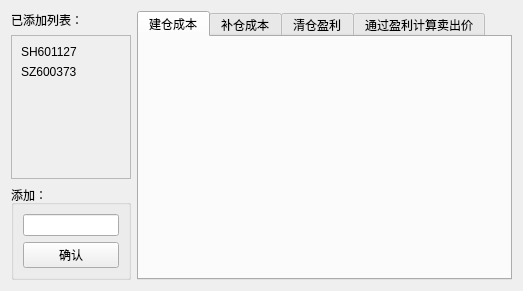
<?xml version="1.0" encoding="UTF-8"?>
<ui version="4.0">
 <class>Form</class>
 <widget class="QWidget" name="Form">
  <property name="geometry">
   <rect>
    <x>0</x>
    <y>0</y>
    <width>523</width>
    <height>291</height>
   </rect>
  </property>
  <property name="windowTitle">
   <string>Form</string>
  </property>
  <layout class="QGridLayout" name="gridLayout_3">
   <item row="2" column="0">
    <widget class="QGroupBox" name="groupBox">
     <property name="maximumSize">
      <size>
       <width>120</width>
       <height>16777215</height>
      </size>
     </property>
     <property name="title">
      <string>添加：</string>
     </property>
     <layout class="QGridLayout" name="gridLayout">
      <item row="1" column="0">
       <widget class="QPushButton" name="pushButton">
        <property name="text">
         <string>确认</string>
        </property>
       </widget>
      </item>
      <item row="0" column="0">
       <widget class="QLineEdit" name="lineEdit"/>
      </item>
     </layout>
    </widget>
   </item>
   <item row="0" column="1" rowspan="3">
    <widget class="QTabWidget" name="tabWidget">
     <property name="currentIndex">
      <number>0</number>
     </property>
     <widget class="QWidget" name="tab">
      <attribute name="title">
       <string>建仓成本</string>
      </attribute>
     </widget>
     <widget class="QWidget" name="tab_2">
      <attribute name="title">
       <string>补仓成本</string>
      </attribute>
     </widget>
     <widget class="QWidget" name="tab_3">
      <attribute name="title">
       <string>清仓盈利</string>
      </attribute>
     </widget>
     <widget class="QWidget" name="tab_4">
      <attribute name="title">
       <string>通过盈利计算卖出价</string>
      </attribute>
     </widget>
    </widget>
   </item>
   <item row="1" column="0">
    <widget class="QScrollArea" name="scrollArea">
     <property name="maximumSize">
      <size>
       <width>120</width>
       <height>16777215</height>
      </size>
     </property>
     <property name="frameShape">
      <enum>QFrame::StyledPanel</enum>
     </property>
     <property name="widgetResizable">
      <bool>true</bool>
     </property>
     <widget class="QWidget" name="scrollAreaWidgetContents">
      <property name="geometry">
       <rect>
        <x>0</x>
        <y>0</y>
        <width>118</width>
        <height>166</height>
       </rect>
      </property>
      <layout class="QGridLayout" name="gridLayout_2">
       <item row="3" column="0">
        <spacer name="verticalSpacer">
         <property name="orientation">
          <enum>Qt::Vertical</enum>
         </property>
         <property name="sizeHint" stdset="0">
          <size>
           <width>20</width>
           <height>40</height>
          </size>
         </property>
        </spacer>
       </item>
       <item row="2" column="0">
        <widget class="QLabel" name="label_3">
         <property name="text">
          <string>SZ600373</string>
         </property>
        </widget>
       </item>
       <item row="1" column="0">
        <widget class="QLabel" name="label_2">
         <property name="text">
          <string>SH601127</string>
         </property>
        </widget>
       </item>
      </layout>
     </widget>
    </widget>
   </item>
   <item row="0" column="0">
    <widget class="QLabel" name="label">
     <property name="text">
      <string>已添加列表：</string>
     </property>
    </widget>
   </item>
  </layout>
 </widget>
 <resources/>
 <connections/>
</ui>
